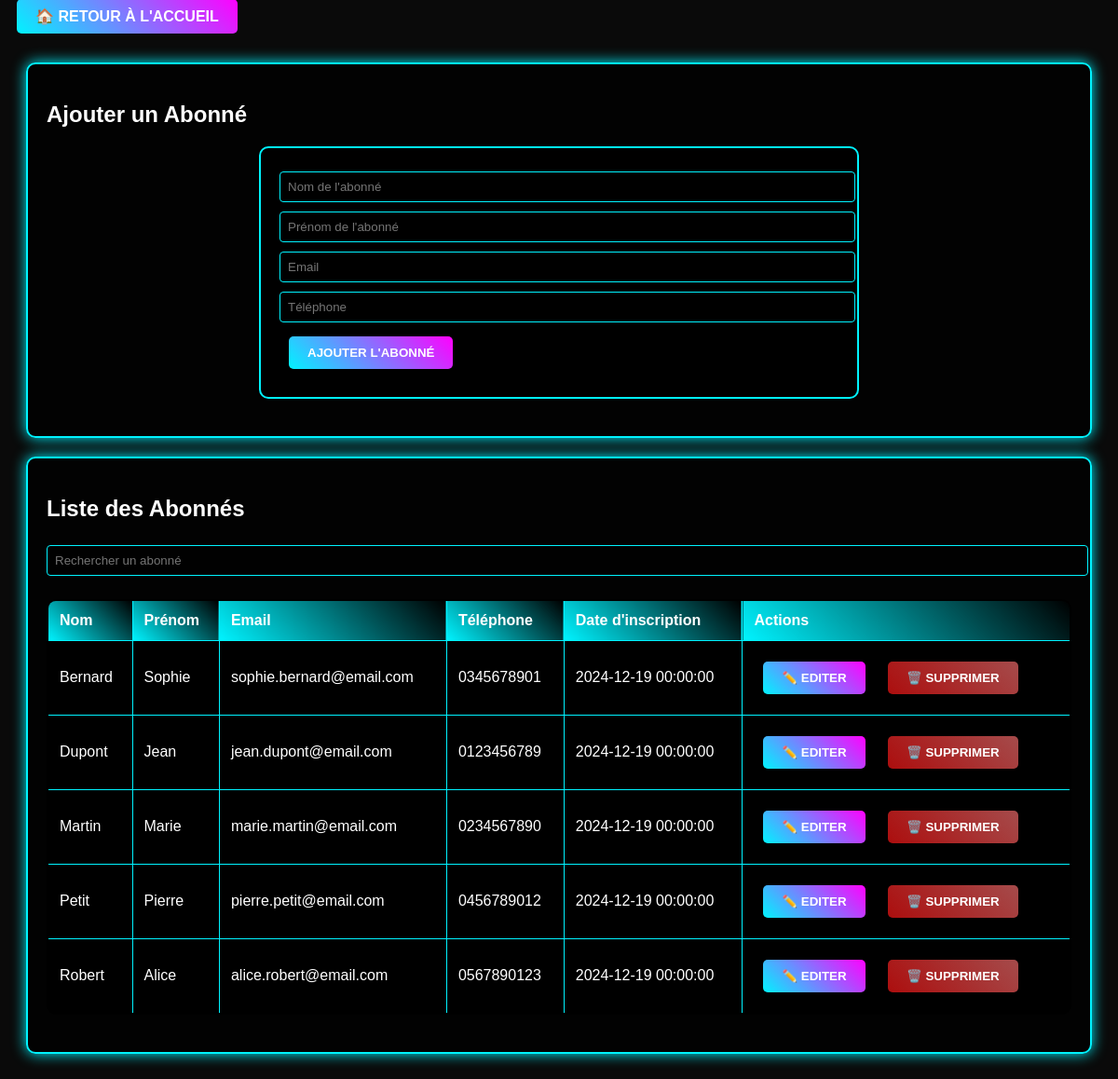
The page /abonnes.php on the database as committed earlier.
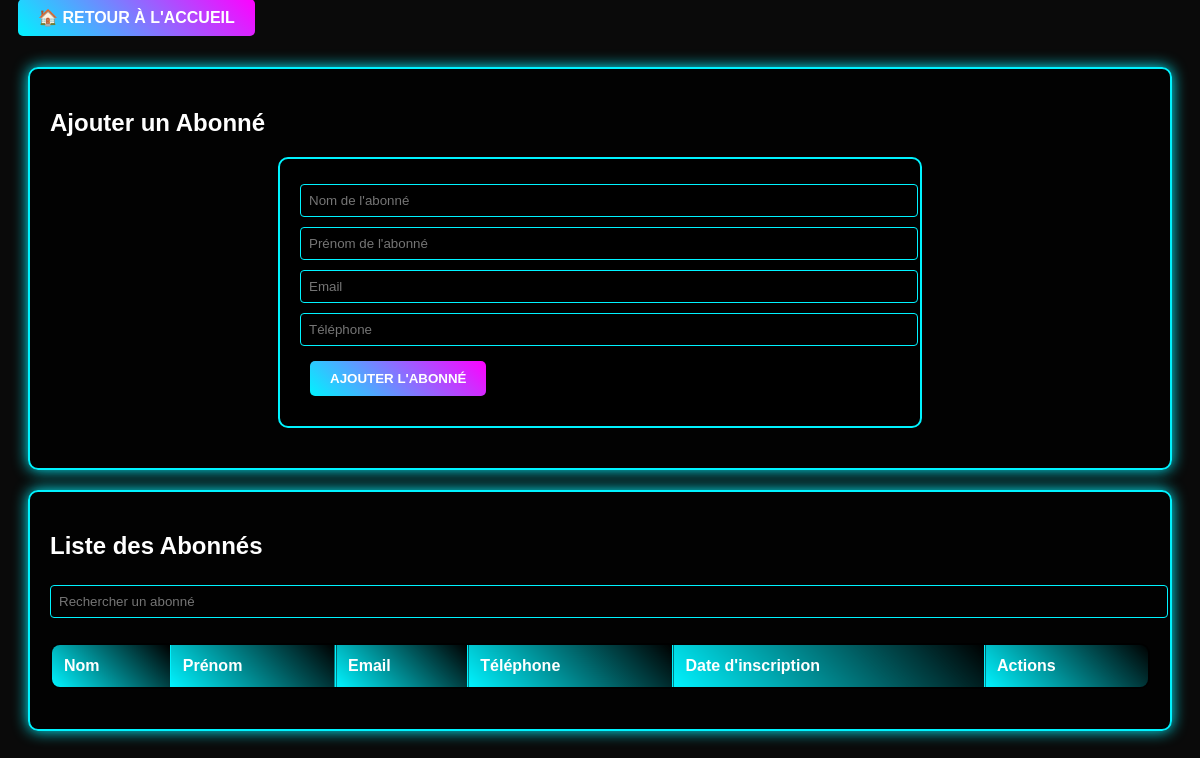
The same page on the database as committed later.
### tables this page shows
CREATE TABLE IF NOT EXISTS abonnes (
    id INT PRIMARY KEY AUTO_INCREMENT,
    nom VARCHAR(100) NOT NULL,
    prenom VARCHAR(100) NOT NULL,
    email VARCHAR(100) NOT NULL,
    telephone VARCHAR(20) NULL,
    date_inscription DATETIME DEFAULT CURRENT_DATE
);

### abonnes.php (the view, shortened to what this page needs)
<?php
require_once 'includes/db.php';
$search = isset($_GET['search']) ? $_GET['search'] : '';
$query = "SELECT * FROM abonnes WHERE nom LIKE ? OR prenom LIKE ? OR email LIKE ? ORDER BY nom";
$stmt = $pdo->prepare($query);
$searchTerm = "%$search%";
$stmt->execute([$searchTerm, $searchTerm, $searchTerm]);
$abonnes = $stmt->fetchAll();
?>
<!DOCTYPE html>
<html lang="fr">
<head>
    <link rel="stylesheet" href="styles/cyberpunk.css">
</head>
<body>
    <a href="index.php" class="cyber-button">🏠 Retour à l'accueil</a>
    <div class="container">
        <div class="cyber-card">
            <h2>Ajouter un Abonné</h2>
            <div class="form-container">
                <form method="POST" action="">
                    <input type="text" name="nom" placeholder="Nom de l'abonné" required>
                    <input type="text" name="prenom" placeholder="Prénom de l'abonné" required>
                    <input type="text" name="email" placeholder="Email" required>
                    <input type="number" name="telephone" placeholder="Téléphone" required>
                    <button type="submit" name="ajouter_abonne" class="cyber-button">Ajouter l'abonné</button>
                </form>
            </div>
        </div>
        <div class="cyber-card">
            <h2>Liste des Abonnés</h2>
            <input type="text" id="searchAbonne" placeholder="Rechercher un abonné" />
            <table class="cyber-table">
                <thead>
                    <tr>
                        <th>Nom</th>
                        <th>Prénom</th>
                        <th>Email</th>
                        <th>Téléphone</th>
                        <th>Date d'inscription</th>
                        <th>Actions</th>
                    </tr>
                </thead>
                <tbody>
                    <?php foreach($abonnes as $abonne): ?>
                    <tr>
                        <td><?= htmlspecialchars($abonne['nom']) ?></td>
                        <td><?= htmlspecialchars($abonne['prenom']) ?></td>
                        <td><?= htmlspecialchars($abonne['email']) ?></td>
                        <td><?= htmlspecialchars($abonne['telephone']) ?></td>
                        <td><?= htmlspecialchars($abonne['date_inscription']) ?></td>
                        <td>
                            <button class="cyber-btn" onclick="editAbonne(<?= $abonne['id'] ?>)">✏️ Editer</button>
                            <button class="cyber-btn2" onclick="deleteAbonne(<?= $abonne['id'] ?>)">🗑️ Supprimer</button>
                        </td>
                    </tr>
                    <?php endforeach; ?>
                </tbody>
            </table>
        </div>
    </div>
</body>
</html>

Rows that differ between the two databases and show on the page:
removed abonnes: nom "Bernard", prenom "Sophie", email "sophie.bernard@email.com", telephone "0345678901", date_inscription "2024-12-19 00:00:00"
removed abonnes: nom "Dupont", prenom "Jean", email "jean.dupont@email.com", telephone "0123456789", date_inscription "2024-12-19 00:00:00"
removed abonnes: nom "Martin", prenom "Marie", email "marie.martin@email.com", telephone "0234567890", date_inscription "2024-12-19 00:00:00"
removed abonnes: nom "Petit", prenom "Pierre", email "pierre.petit@email.com", telephone "0456789012", date_inscription "2024-12-19 00:00:00"
removed abonnes: nom "Robert", prenom "Alice", email "alice.robert@email.com", telephone "0567890123", date_inscription "2024-12-19 00:00:00"
